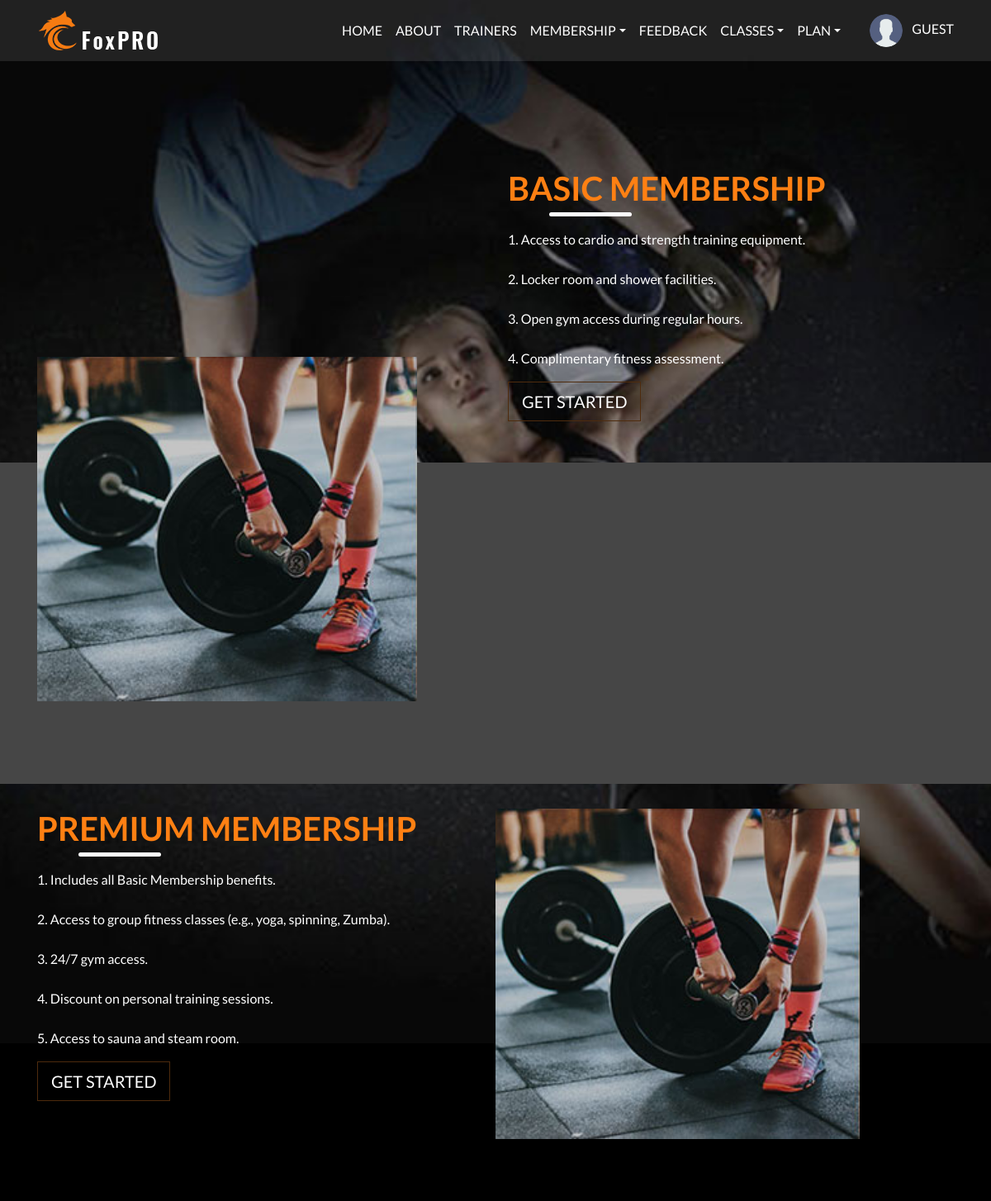
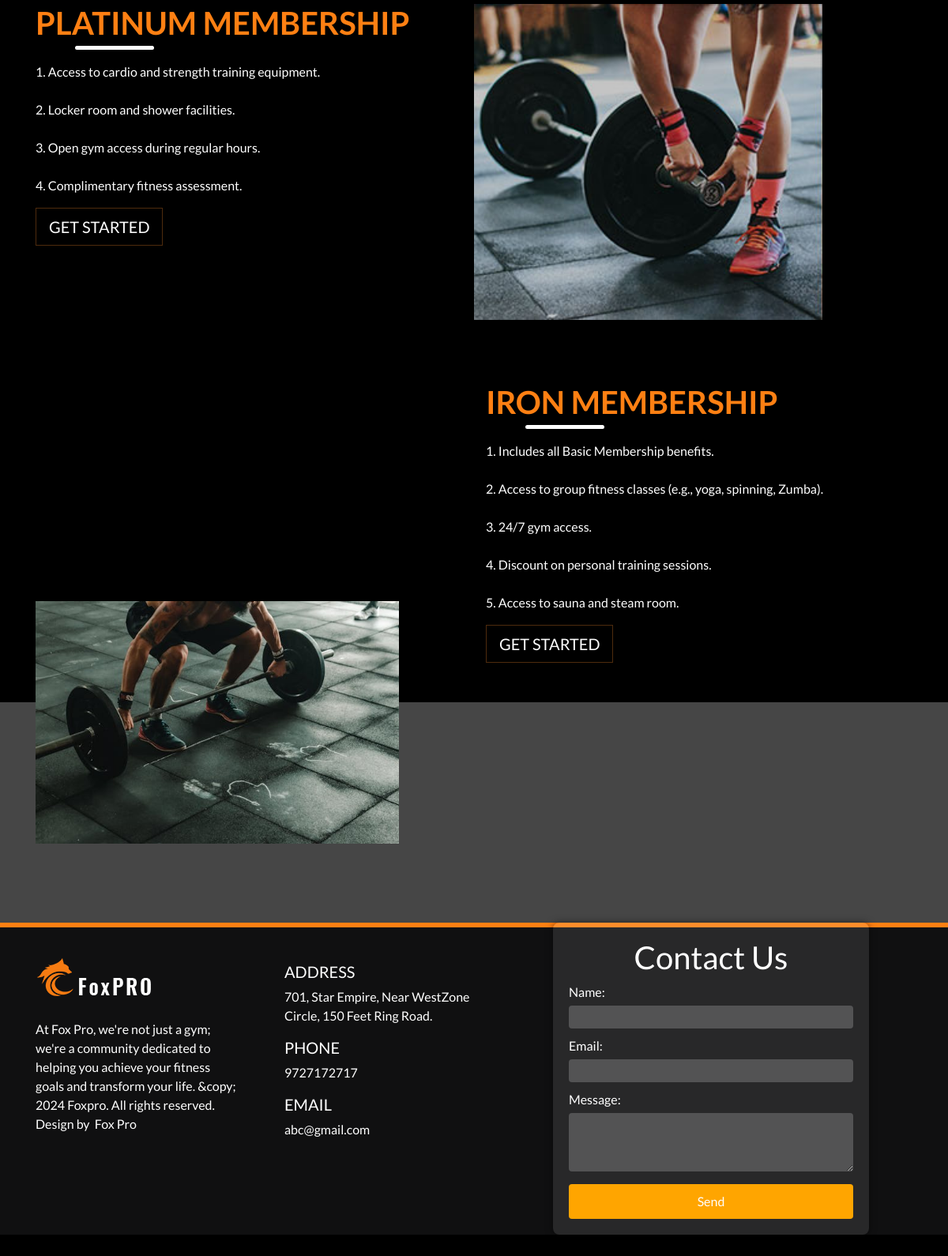
The app's page /plan.php with its own data (2 pictures, top to bottom).
### tables this page shows
CREATE TABLE `admin_membership` (
  `Id` int(11) NOT NULL,
  `Name` varchar(255) NOT NULL,
  `Amount` decimal(10,2) NOT NULL,
  `Image` varchar(255) DEFAULT NULL,
  `Description` text DEFAULT NULL,
  `Date` date NOT NULL,
  `Time_duration` varchar(100) NOT NULL,
  `status` varchar(255) NOT NULL,
  `created_at` datetime DEFAULT current_timestamp()
);

CREATE TABLE `contact_us` (
  `id` int(11) NOT NULL,
  `content` varchar(2000) NOT NULL,
  `address` varchar(2550) NOT NULL,
  `phone` varchar(255) NOT NULL,
  `email` varchar(255) NOT NULL
);

### plan.php (the view, shortened to what this page needs)
<?php
include('header.php');
include('config.php');
$query = "SELECT Id, Name, Image, Description FROM admin_membership WHERE status = 'active'";
$result = mysqli_query($conn, $query);
$memberships = mysqli_fetch_all($result, MYSQLI_ASSOC);
?>
<!doctype html>
<html lang="en">
<body>
<div class="container-fluid pl-0 pr-0 bg-img clearfix parallax-window2" data-parallax="scroll" data-image-src="images/banner2.jpg">
</div>
<?php
foreach ($memberships as $membership) {
  if ($membership['Id'] % 2 == 0) {
    echo '<div id="about-us" class="container-fluid fh5co-about-us pl-0 pr-0 parallax-window" data-parallax="scroll" data-image-src="images/about-us-bg.jpg">
      <div class="container">
        <div class="col-sm-6 offset-sm-6">
          <h2 class="wow bounceInLeft" data-wow-delay=".25s">' . strtoupper($membership['Name']) . '</h2>
          <hr/>
          <p>' . nl2br($membership['Description']) . '</p>
          <a href="membership_d.php?Id=' . $membership['Id'] . '" class="btn btn-lg btn-outline-danger d-inline-block text-center mx-auto wow bounceInDown">GET STARTED</a>
        </div>
      </div>
    </div>';
    echo '<div class="container-fluid fh5co-content-box">
      <div class="container">
        <div class="row">
          <div class="col-md-5 pr-0">
            <img src="images/' . $membership['Image'] . '" alt="gym" class="img-fluid wow bounceInLeft" />
          </div>
          <div class="col-md-7 pl-0 d-flex align-items-center">
          </div>
        </div>
      </div>
    </div>';
  } else {
    echo '<div id="about-us" class="container-fluid fh5co-about-us pl-0 pr-0 parallax-window" data-parallax="scroll" data-image-src="images/about-us-bg.jpg">
      <div class="container">
        <div class="row">
          <div class="col-sm-6">
            <h2 class="wow bounceInLeft" data-wow-delay=".25s">' . strtoupper($membership['Name']) . '</h2>
            <hr/>
            <p>' . nl2br($membership['Description']) . '</p>
            <a href="membership_d.php?Id=' . $membership['Id'] . '" class="btn btn-lg btn-outline-danger d-inline-block text-center mx-auto wow bounceInDown">GET STARTED</a>
          </div>
          <div class="col-md-5 pl-0">
            <img src="images/' . $membership['Image'] . '" alt="gym" class="img-fluid wow bounceInLeft" style="height: 400px; object-fit: cover;" />
          </div>
        </div>
      </div>
    </div>';
  }
  }
?>
</body>
</html>
<?php
include('footer.php');
?>

### header.php (shortened to what this page needs)
<!doctype html>
<html lang="en">
<head>
  <link href="css/animate.css" rel="stylesheet">
  <link rel="stylesheet" href="css/bootstrap.min.css" type="text/css">
  <link rel="stylesheet" href="css/style.css">
  <link rel="stylesheet" href="https://cdnjs.cloudflare.com/ajax/libs/font-awesome/6.0.0-beta3/css/all.min.css">
</head>
<body>
<div class="container-fluid pl-0 pr-0 bg-img clearfix parallax-window2" data-parallax="scroll" data-image-src="images/banner2.jpg">
  <nav class="navbar navbar-expand-md navbar-dark">
    <div class="container">
      <a class="navbar-brand mr-auto" href="index.php"><img src="images/logo.png" alt="FoxPro" /></a>
      <div class="collapse navbar-collapse" id="collapsibleNavbar">
        <ul class="navbar-nav ml-auto">
          <li class="nav-item"> <a class="nav-link" href="index.php">Home</a> </li>
          <li class="nav-item"> <a class="nav-link" href="about.php">About</a> </li>
          <li class="nav-item"> <a class="nav-link" href="Trainer.php">Trainers</a> </li>
         <li class="nav-item dropdown">
         <a class="nav-link dropdown-toggle" href="#" id="membershipDropdown" role="button" data-toggle="dropdown" aria-haspopup="true" aria-expanded="false">Membership</a>
          </li>
          <li class="nav-item"> <a class="nav-link" href="feedback.php">Feedback</a> </li>
<li class="nav-item dropdown">
            <a class="nav-link dropdown-toggle" href="#" id="membershipDropdown" role="button" data-toggle="dropdown" aria-haspopup="true" aria-expanded="false">Classes</a>
          </li><li class="nav-item dropdown">
    <a class="nav-link dropdown-toggle" href="#" id="membershipDropdown" role="button" data-toggle="dropdown" aria-haspopup="true" aria-expanded="false">Plan</a>
</li>
 <li class="nav-item" style="margin-left: 27px;">
  <a href="attandance.php">
    <?php if (isset($_SESSION['image']) && isset($_SESSION['name'])): ?>
      <div style="background-color: white; border-radius: 50%; display: inline-block; padding: 5px;">
    <img src="<?php echo "images/profile_pictures/" . htmlspecialchars($_SESSION['image']); ?>" alt="Profile Picture" class="rounded-circle" style="width: 40px; height: 40px;">
</div>
      <span class="ml-2"><?php echo htmlspecialchars($_SESSION['name']); ?></span>
    <?php else: ?>
      <a href="login_form.php">
        <img src="images/user.png" alt="Login Icon" class="rounded-circle" style="width: 40px; height: 40px;">
        <span class="ml-2">Guest</span>
      </a>
    <?php endif; ?>
  </a>
</li>
      </div>
    </div>
  </nav>
</body>
</html>

### footer.php (shortened to what this page needs)
<?php
include('config.php');
$query = "SELECT * FROM contact_us";
$result = mysqli_query($conn, $query);
if ($result && mysqli_num_rows($result) > 0) {
    $row = mysqli_fetch_assoc($result);
    $content = $row['content'];
    $address = $row['address'];
    $phone = $row['phone'];
    $email = $row['email'];
} else {
    $content = "Content not available.";
    $address = "Not available";
    $phone = "Not available";
    $email = "Not available";
}
?>
<!doctype html>
<html>
<head>
</head>
<body>
  <footer class="container-fluid">
    <div class="container">
      <div class="row">
        <div class="col-md-3 footer1 d-flex wow bounceInLeft" data-wow-delay=".25s" style="margin-right: 30px;">
          <div class="d-flex flex-wrap align-content-center">
            <a href="#"><img src="images/logo.png" alt="logo" /></a>
            <p>
            <?php echo $content; ?>
            </p>
          </div>
        </div>
        <div class="col-md-3 footer3 wow bounceInRight" data-wow-delay=".25s">
          <h5>ADDRESS</h5>
          <p><?php echo $address; ?></p>
          <h5>PHONE</h5>
          <p><?php echo $phone; ?></p>
          <h5>EMAIL</h5>
          <p><?php echo $email; ?></p>
        </div>
        <div class="col-md-6 contact-container">
          <h1>Contact Us</h1>
          <form id="contactForm" action="submit_contact.php" method="POST">
            <div class="form-group">
              <label for="name">Name:</label>
              <input type="text" id="name" name="name" required>
            </div>
            <div class="form-group">
              <label for="email">Email:</label>
              <input type="email" id="email" name="email" required>
            </div>
            <div class="form-group">
              <label for="message">Message:</label>
              <textarea id="message" name="message" rows="4" required></textarea>
            </div>
            <button type="submit">Send</button>
          </form>
        </div>
      </div>
    </div>
  </footer>
</body>
</html>

### css/style.css (style rules this page uses)
body { font-family: 'Lato', sans-serif; overflow: hidden; overflow-y: scroll; background-color: #000; }
body .bg-img { background-repeat: no-repeat; background-position: center; padding-bottom: 100px; }
body nav { background: rgba(255, 255, 255, 0.1); }
body nav .navbar-nav a { font-size: 16px; text-transform: uppercase; color: #fff !important; transition: all 0.3s; -webkit-transition: all 0.3s; -ms-transition: all 0.3s; -o-transition: all 0.3s; }
a, a:hover { color: #ff8013; }
.fh5co-network, .fh5co-about-us { background: url("../images/about-bg.jpg"); background-repeat: no-repeat; background-position: center; background-size: 100% 100%; padding: 50px 0; padding-top: 30px; }
.fh5co-network h2, .fh5co-about-us h2 { color: #ff8013; font-family: 'Lato', sans-serif; font-weight: 700; font-size: 40px; margin-bottom: 0; }
.fh5co-network h4, .fh5co-about-us h4, .fh5co-network h5, .fh5co-about-us h5, .fh5co-network p, .fh5co-about-us p { color: #282828; font-family: 'Lato', sans-serif; font-weight: 700; }
.fh5co-network hr, .fh5co-about-us hr { border-color: #ff8013; border-width: 5px; max-width: 100px; margin-left: 0; border-radius: 5px; }
.fh5co-about-us { background: transparent; background-repeat: no-repeat; background-size: contain; background-position: center; }
.fh5co-about-us p { color: #fff; font-family: 'Lato', sans-serif; font-weight: normal; }
.fh5co-about-us hr { border-color: #fff; margin-left: 50px; margin-top: 5px; }
.fh5co-about-us a { color: #fff !important; border-color: #4e2b0d; border-radius: 0; min-width: 150px; }
.fh5co-content-box { background: #464646; padding-bottom: 100px; }
.fh5co-content-box .pr-0 img { margin-top: -128px; }
.fh5co-content-box img { width: 100%; }
footer { background: #101011; color: #fff; }
footer .footer1 p { margin-top: 30px; }
footer .footer3 { padding-top: 50px; }
footer::before { content: ""; position: absolute; border: 3px solid #ff8013; width: 100%; left: 0; }

### footer.php (style rules this page uses)
.footer1, .footer3 { margin-bottom: 20px; }
@media (min-width: 768px) { .footer1 { margin-right: 40px; } }
.contact-container { max-width: 400px; margin: 0 auto; padding: 20px; background-color: rgba(255, 255, 255, 0.1); border-radius: 8px; box-shadow: 0 0 10px rgba(0, 0, 0, 0.5); }
h1 { text-align: center; }
.form-group { margin-bottom: 10px; }
label { display: block; margin-bottom: 5px; }
input, textarea { width: 100%; padding: 7px; border: none; border-radius: 4px; font-size: 10px; }
input { background-color: rgba(255, 255, 255, 0.2); color: #fff; }
textarea { background-color: rgba(255, 255, 255, 0.2); color: #fff; }
button { background-color: orange; color: #fff; border: none; border-radius: 4px; padding: 10px 15px; cursor: pointer; font-size: 16px; width: 100%; }

### records on screen
admin_membership: Name "BASIC MEMBERSHIP", Description "1. Access to cardio and strength training equipment. 2. Locker room and shower facilities. 3. Open gym access during regular hours. 4. Complimentary fitness assessment.", Image (picture)
admin_membership: Name "PREMIUM MEMBERSHIP", Description "1. Includes all Basic Membership benefits. 2. Access to group fitness classes (e.g., yoga, spinning, Zumba). 3. 24/7 gym access. 4. Discount on personal training sessions. 5. Access to sauna and steam room.", Image (picture)
admin_membership: Name "PLATINUM MEMBERSHIP", Description "1. Access to cardio and strength training equipment. 2. Locker room and shower facilities. 3. Open gym access during regular hours. 4. Complimentary fitness assessment.", Image (picture)
admin_membership: Name "IRON MEMBERSHIP", Description "1. Includes all Basic Membership benefits. 2. Access to group fitness classes (e.g., yoga, spinning, Zumba). 3. 24/7 gym access. 4. Discount on personal training sessions. 5. Access to sauna and steam room.", Image (picture)
contact_us: content "At Fox Pro, we're not just a gym; we're a community dedicated to helping you achieve your fitness goals and transform your life. &copy; 2024 Foxpro. All rights reserved. Design by Fox Pro", address "701, Star Empire, Near WestZone Circle, 150 Feet Ring Road.", phone "9727172717", email "abc@gmail.com"
